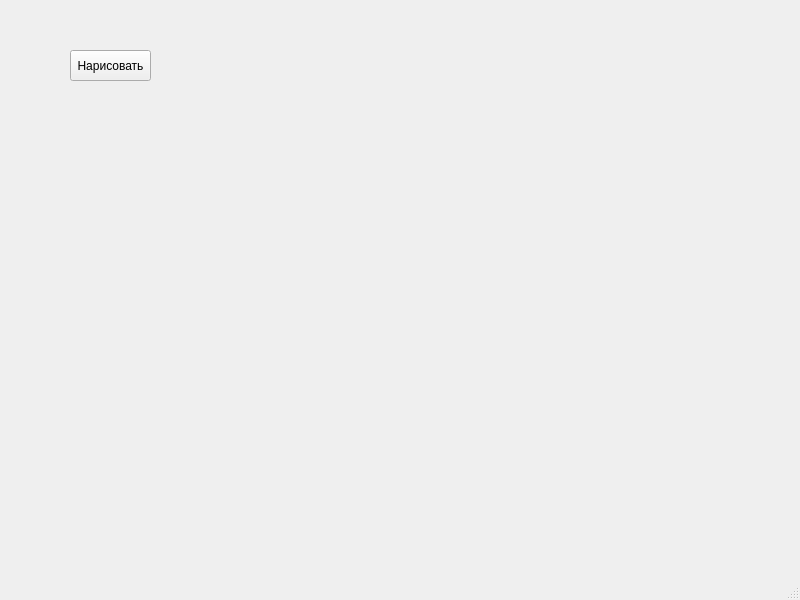
<?xml version="1.0" encoding="UTF-8"?>
<ui version="4.0">
 <class>MainWindow</class>
 <widget class="QMainWindow" name="MainWindow">
  <property name="geometry">
   <rect>
    <x>0</x>
    <y>0</y>
    <width>800</width>
    <height>600</height>
   </rect>
  </property>
  <property name="windowTitle">
   <string>MainWindow</string>
  </property>
  <widget class="QWidget" name="centralwidget">
   <widget class="QPushButton" name="pushButton">
    <property name="geometry">
     <rect>
      <x>70</x>
      <y>50</y>
      <width>81</width>
      <height>31</height>
     </rect>
    </property>
    <property name="text">
     <string>Нарисовать</string>
    </property>
   </widget>
  </widget>
  <widget class="QMenuBar" name="menubar">
   <property name="geometry">
    <rect>
     <x>0</x>
     <y>0</y>
     <width>800</width>
     <height>21</height>
    </rect>
   </property>
  </widget>
  <widget class="QStatusBar" name="statusbar"/>
 </widget>
 <resources/>
 <connections/>
</ui>
